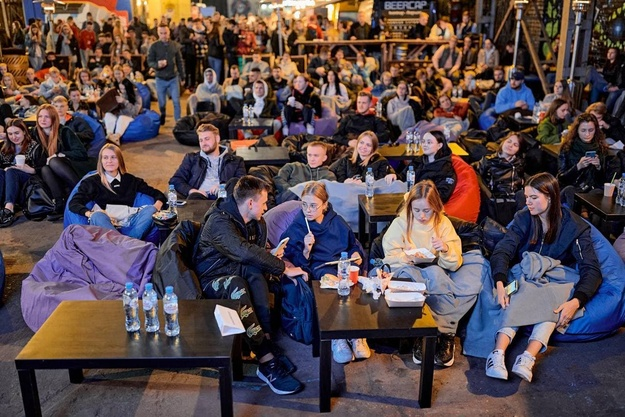
#> input picture opencv/1.jpg, 625 x 417 px, shrunk from 1280 x 853 before the run
$ python main.py
#> lines starting #> are read from the running program, lines starting #| are printed output that depends on the picture; after the words box and inside, x2 and y2 are one past the last pixel; in counts of white or black regions, pixels touching at a corner belong together
import cv2

image_path = ["1.jpg","11.jpg","1312.png", "GF-aG-ID4ss.jpg"]
while True:
    for i in image_path:
        face_cascade = cv2.CascadeClassifier(cv2.data.haarcascades + 'haarcascade_frontalface_default.xml')
        image = cv2.imread(i)
#> image is the input picture: shape (417, 625, 3); mean B, G, R 74.6, 71.4, 86.1
        gray = cv2.cvtColor(image, cv2.COLOR_BGR2GRAY)
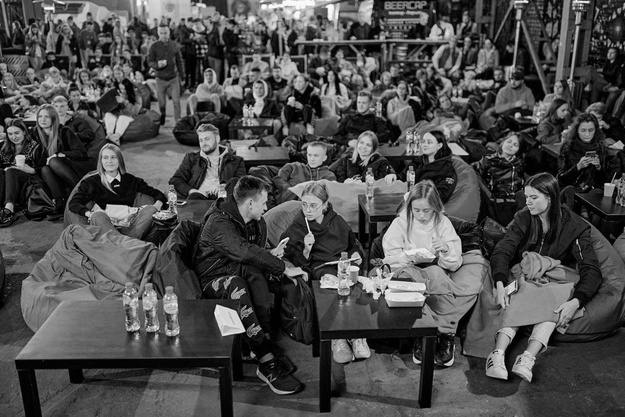
#> gray: shape (417, 625); min 0, max 255, mean 76.2
        faces = face_cascade.detectMultiScale(
            gray,
            scaleFactor= 1.1,
            minNeighbors= 2,
            minSize=(10, 10)
        )
#> faces = [[575, 121, 24, 24], [96, 147, 25, 25], [517, 187, 26, 26], [296, 196, 26, 26], [408, 199, 27, 27]]

        faces_detected = "Лиц обнаружено: " + format(len(faces))
#> faces_detected = 'Лиц обнаружено: 5'
        print(faces_detected)
#| Лиц обнаружено: 5
        # Рисуем квадраты вокруг лиц
        for (x, y, w, h) in faces:
            cv2.rectangle(image, (x, y), (x+w, y+h), (255, 255, 100), 2)
#> this loop made 5 passes
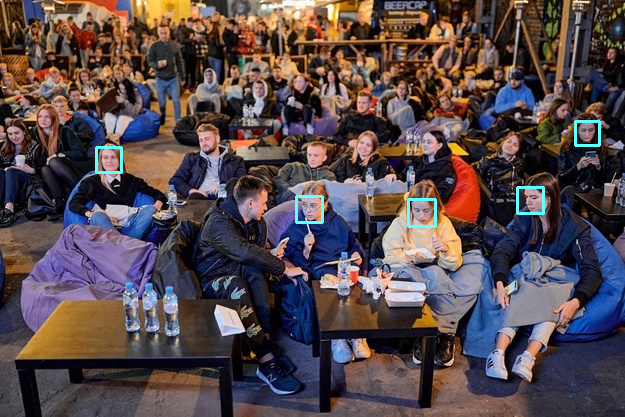
#> image: shape (417, 625, 3); 0.58% of pixels changed, all inside (x1, y1, x2, y2) = (95, 120, 601, 228)
        def viewImage(image, name_of_window):
            cv2.namedWindow(name_of_window, cv2.WINDOW_NORMAL)
            cv2.imshow(name_of_window, image)
            cv2.waitKey(0)
            cv2.destroyAllWindows()
        cv2.imwrite(f"{i}opencv.jpg", image)

$ run again, with opencv/2.jpg copied over opencv/1.jpg
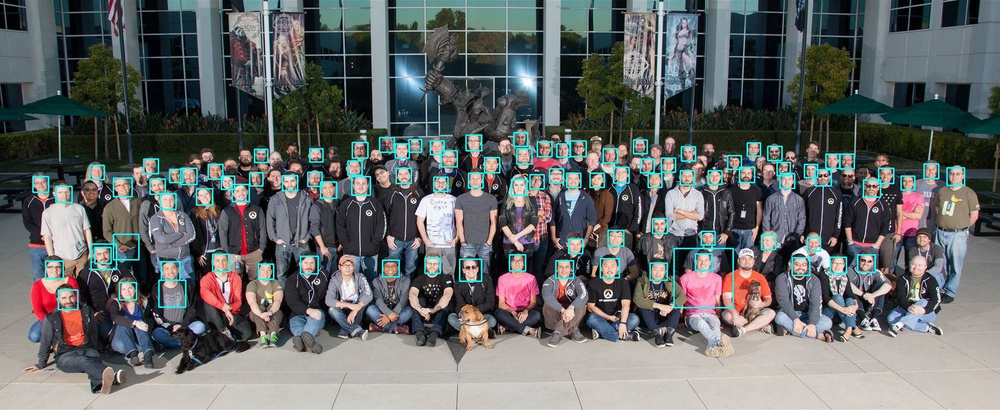
#> input picture opencv/2.jpg, 1000 x 410 px, shrunk from 2048 x 839 before the run
#> image is the input picture: shape (410, 1000, 3); mean B, G, R 104.4, 104.3, 101.3
#> `gray = cv2.cvtColor(image, cv2.COLOR_BGR2GRAY)`:
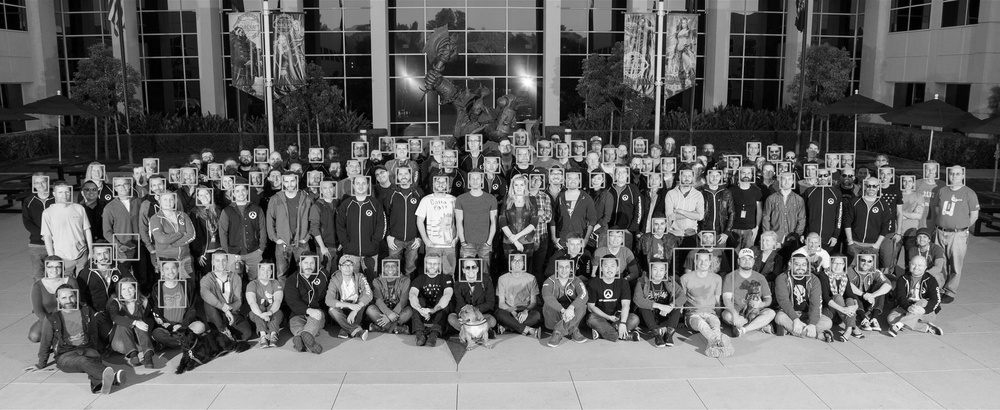
#> gray: shape (410, 1000); min 0, max 255, mean 103.4
#> faces = [[458, 258, 24, 24], [148, 241, 49, 49], [676, 250, 56, 56], [234, 264, 57, 57]]
#> faces_detected = 'Лиц обнаружено: 4'
#| Лиц обнаружено: 4
#> the loop `for (x, y, w, h) in faces:` made 4 passes
#> after the loop `for (x, y, w, h) in faces:`:
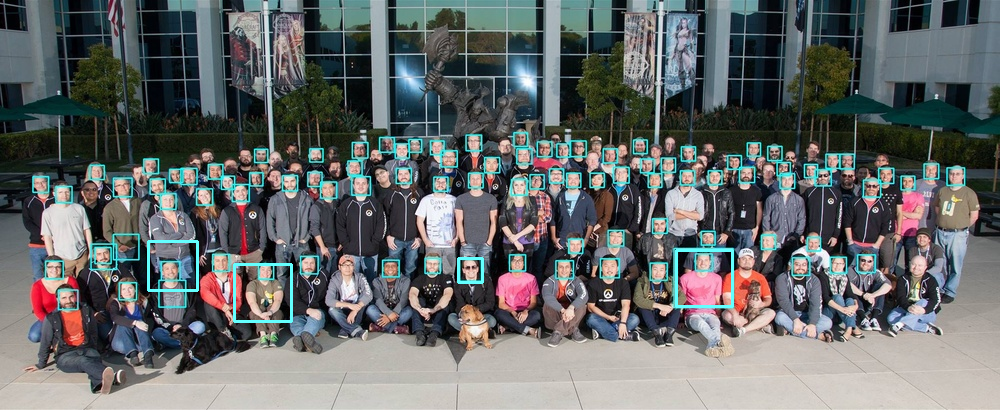
#> image: shape (410, 1000, 3); 0.54% of pixels changed, all inside (x1, y1, x2, y2) = (147, 240, 734, 323)

$ run again, with opencv/mnogo-lyudej-1.jpg copied over opencv/1.jpg
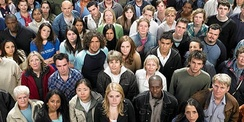
#> input picture opencv/mnogo-lyudej-1.jpg, 244 x 122 px, shrunk from 500 x 250 before the run
#> image is the input picture: shape (122, 244, 3); mean B, G, R 88.7, 94.6, 106
#> `gray = cv2.cvtColor(image, cv2.COLOR_BGR2GRAY)`:
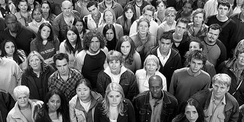
#> gray: shape (122, 244); min 0, max 255, mean 97.3
#> faces = ()
#> faces_detected = 'Лиц обнаружено: 0'
#| Лиц обнаружено: 0
